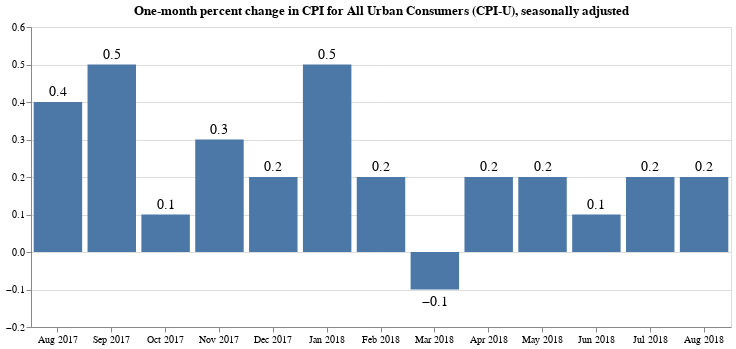

The code cell stored with this chart in its notebook:
### Markdown cell above
Draw the chart.

### Code cell
base = alt.Chart(
    last_13, 
    title="One-month percent change in CPI for All Urban Consumers (CPI-U), seasonally adjusted"
).properties(width=700)

bars = base.mark_bar().encode(
    x=alt.X(
        "date:O",
        timeUnit="yearmonth",
        axis=alt.Axis(title=None, labelAngle=0),
    ),
    y=alt.Y(
        "pct_change_rounded:Q",
        axis=alt.Axis(title=None),
        scale=alt.Scale(domain=[
            last_13['pct_change'].min()-0.1,
            last_13['pct_change'].max()+0.05
        ])
    )
)

text = base.encode(
    x=alt.X("date:O", timeUnit="yearmonth"),
    y="pct_change_rounded:Q",
    text='pct_change_rounded'
)

textAbove = text.transform_filter(alt.datum.pct_change > 0).mark_text(
    align='center',
    baseline='middle',
    fontSize=14,
    dy=-10
)

textBelow = text.transform_filter(alt.datum.pct_change < 0).mark_text(
    align='center',
    baseline='middle',
    fontSize=14,
    dy=12
)

bars + textAbove + textBelow

### Figure 1 — Vega-Lite specification as saved in the notebook (floating-point values rounded to 4 significant figures)
{"$schema": "https://vega.github.io/schema/vega-lite/v2.4.3.json", "config": {"view": {"height": 300, "width": 400}}, "layer": [{"data": {"values": [{"date": "2017-08-01", "pct_change": 0.4201, "pct_change_rounded": 0.4, "period_abbreviation": "AUG", "period_code": "M08", "period_id": "M08", "period_month": 8, "period_name": "August", "period_type": "monthly", "series_area_code": "0000", "series_area_id": "0000", "series_area_name": "U.S. city average", "series_id": "CUSR0000SA0", "series_items_code": "SA0", "series_items_id": "SA0", "series_items_name": "All items", "series_periodicity_code": "R", "series_periodicity_id": "R", "series_periodicity_name": "Monthly", "series_seasonally_adjusted": true, "series_survey": "All urban consumers", "series_title": "All items in U.S. city average, all urban consumers, seasonally adjusted", "value": 245.3, "year": 2017}, {"date": "2017-09-01", "pct_change": 0.4607, "pct_change_rounded": 0.5, "period_abbreviation": "SEP", "period_code": "M09", "period_id": "M09", "period_month": 9, "period_name": "September", "period_type": "monthly", "series_area_code": "0000", "series_area_id": "0000", "series_area_name": "U.S. city average", "series_id": "CUSR0000SA0", "series_items_code": "SA0", "series_items_id": "SA0", "series_items_name": "All items", "series_periodicity_code": "R", "series_periodicity_id": "R", "series_periodicity_name": "Monthly", "series_seasonally_adjusted": true, "series_survey": "All urban consumers", "series_title": "All items in U.S. city average, all urban consumers, seasonally adjusted", "value": 246.4, "year": 2017}, {"date": "2017-10-01", "pct_change": 0.07752, "pct_change_rounded": 0.1, "period_abbreviation": "OCT", "period_code": "M10", "period_id": "M10", "period_month": 10, "period_name": "October", "period_type": "monthly", "series_area_code": "0000", "series_area_id": "0000", "series_area_name": "U.S. city average", "series_id": "CUSR0000SA0", "series_items_code": "SA0", "series_items_id": "SA0", "series_items_name": "All items", "series_periodicity_code": "R", "series_periodicity_id": "R", "series_periodicity_name": "Monthly", "series_seasonally_adjusted": true, "series_survey": "All urban consumers", "series_title": "All items in U.S. city average, all urban consumers, seasonally adjusted", "value": 246.6, "year": 2017}, {"date": "2017-11-01", "pct_change": 0.3358, "pct_change_rounded": 0.3, "period_abbreviation": "NOV", "period_code": "M11", "period_id": "M11", "period_month": 11, "period_name": "November", "period_type": "monthly", "series_area_code": "0000", "series_area_id": "0000", "series_area_name": "U.S. city average", "series_id": "CUSR0000SA0", "series_items_code": "SA0", "series_items_id": "SA0", "series_items_name": "All items", "series_periodicity_code": "R", "series_periodicity_id": "R", "series_periodicity_name": "Monthly", "series_seasonally_adjusted": true, "series_survey": "All urban consumers", "series_title": "All items in U.S. city average, all urban consumers, seasonally adjusted", "value": 247.4, "year": 2017}, {"date": "2017-12-01", "pct_change": 0.2017, "pct_change_rounded": 0.2, "period_abbreviation": "DEC", "period_code": "M12", "period_id": "M12", "period_month": 12, "period_name": "December", "period_type": "monthly", "series_area_code": "0000", "series_area_id": "0000", "series_area_name": "U.S. city average", "series_id": "CUSR0000SA0", "series_items_code": "SA0", "series_items_id": "SA0", "series_items_name": "All items", "series_periodicity_code": "R", "series_periodicity_id": "R", "series_periodicity_name": "Monthly", "series_seasonally_adjusted": true, "series_survey": "All urban consumers", "series_title": "All items in U.S. city average, all urban consumers, seasonally adjusted", "value": 247.9, "year": 2017}, {"date": "2018-01-01", "pct_change": 0.5385, "pct_change_rounded": 0.5, "period_abbreviation": "JAN", "period_code": "M01", "period_id": "M01", "period_month": 1, "period_name": "January", "period_type": "monthly", "series_area_code": "0000", "series_area_id": "0000", "series_area_name": "U.S. city average", "series_id": "CUSR0000SA0", "series_items_code": "SA0", "series_items_id": "SA0", "series_items_name": "All items", "series_periodicity_code": "R", "series_periodicity_id": "R", "series_periodicity_name": "Monthly", "series_seasonally_adjusted": true, "series_survey": "All urban consumers", "series_title": "All items in U.S. city average, all urban consumers, seasonally adjusted", "value": 249.2, "year": 2018}, {"date": "2018-02-01", "pct_change": 0.1501, "pct_change_rounded": 0.2, "period_abbreviation": "FEB", "period_code": "M02", "period_id": "M02", "period_month": 2, "period_name": "February", "period_type": "monthly", "series_area_code": "0000", "series_area_id": "0000", "series_area_name": "U.S. city average", "series_id": "CUSR0000SA0", "series_items_code": "SA0", "series_items_id": "SA0", "series_items_name": "All items", "series_periodicity_code": "R", "series_periodicity_id": "R", "series_periodicity_name": "Monthly", "series_seasonally_adjusted": true, "series_survey": "All urban consumers", "series_title": "All items in U.S. city average, all urban consumers, seasonally adjusted", "value": 249.6, "year": 2018}, {"date": "2018-03-01", "pct_change": -0.0629, "pct_change_rounded": -0.1, "period_abbreviation": "MAR", "period_code": "M03", "period_id": "M03", "period_month": 3, "period_name": "March", "period_type": "monthly", "series_area_code": "0000", "series_area_id": "0000", "series_area_name": "U.S. city average", "series_id": "CUSR0000SA0", "series_items_code": "SA0", "series_items_id": "SA0", "series_items_name": "All items", "series_periodicity_code": "R", "series_periodicity_id": "R", "series_periodicity_name": "Monthly", "series_seasonally_adjusted": true, "series_survey": "All urban consumers", "series_title": "All items in U.S. city average, all urban consumers, seasonally adjusted", "value": 249.5, "year": 2018}, {"date": "2018-04-01", "pct_change": 0.2209, "pct_change_rounded": 0.2, "period_abbreviation": "APR", "period_code": "M04", "period_id": "M04", "period_month": 4, "period_name": "April", "period_type": "monthly", "series_area_code": "0000", "series_area_id": "0000", "series_area_name": "U.S. city average", "series_id": "CUSR0000SA0", "series_items_code": "SA0", "series_items_id": "SA0", "series_items_name": "All items", "series_periodicity_code": "R", "series_periodicity_id": "R", "series_periodicity_name": "Monthly", "series_seasonally_adjusted": true, "series_survey": "All urban consumers", "series_title": "All items in U.S. city average, all urban consumers, seasonally adjusted", "value": 250.0, "year": 2018}, {"date": "2018-05-01", "pct_change": 0.2088, "pct_change_rounded": 0.2, "period_abbreviation": "MAY", "period_code": "M05", "period_id": "M05", "period_month": 5, "period_name": "May", "period_type": "monthly", "series_area_code": "0000", "series_area_id": "0000", "series_area_name": "U.S. city average", "series_id": "CUSR0000SA0", "series_items_code": "SA0", "series_items_id": "SA0", "series_items_name": "All items", "series_periodicity_code": "R", "series_periodicity_id": "R", "series_periodicity_name": "Monthly", "series_seasonally_adjusted": true, "series_survey": "All urban consumers", "series_title": "All items in U.S. city average, all urban consumers, seasonally adjusted", "value": 250.5, "year": 2018}, {"date": "2018-06-01", "pct_change": 0.1285, "pct_change_rounded": 0.1, "period_abbreviation": "JUN", "period_code": "M06", "period_id": "M06", "period_month": 6, "period_name": "June", "period_type": "monthly", "series_area_code": "0000", "series_area_id": "0000", "series_area_name": "U.S. city average", "series_id": "CUSR0000SA0", "series_items_code": "SA0", "series_items_id": "SA0", "series_items_name": "All items", "series_periodicity_code": "R", "series_periodicity_id": "R", "series_periodicity_name": "Monthly", "series_seasonally_adjusted": true, "series_survey": "All urban consumers", "series_title": "All items in U.S. city average, all urban consumers, seasonally adjusted", "value": 250.9, "year": 2018}, {"date": "2018-07-01", "pct_change": 0.171, "pct_change_rounded": 0.2, "period_abbreviation": "JUL", "period_code": "M07", "period_id": "M07", "period_month": 7, "period_name": "July", "period_type": "monthly", "series_area_code": "0000", "series_area_id": "0000", "series_area_name": "U.S. city average", "series_id": "CUSR0000SA0", "series_items_code": "SA0", "series_items_id": "SA0", "series_items_name": "All items", "series_periodicity_code": "R", "series_periodicity_id": "R", "series_periodicity_name": "Monthly", "series_seasonally_adjusted": true, "series_survey": "All urban consumers", "series_title": "All items in U.S. city average, all urban consumers, seasonally adjusted", "value": 251.3, "year": 2018}, {"date": "2018-08-01", "pct_change": 0.2229, "pct_change_rounded": 0.2, "period_abbreviation": "AUG", "period_code": "M08", "period_id": "M08", "period_month": 8, "period_name": "August", "period_type": "monthly", "series_area_code": "0000", "series_area_id": "0000", "series_area_name": "U.S. city average", "series_id": "CUSR0000SA0", "series_items_code": "SA0", "series_items_id": "SA0", "series_items_name": "All items", "series_periodicity_code": "R", "series_periodicity_id": "R", "series_periodicity_name": "Monthly", "series_seasonally_adjusted": true, "series_survey": "All urban consumers", "series_title": "All items in U.S. city average, all urban consumers, seasonally adjusted", "value": 251.8, "year": 2018}]}, "encoding": {"x": {"axis": {"labelAngle": 0, "title": null}, "field": "date", "timeUnit": "yearmonth", "type": "ordinal"}, "y": {"axis": {"title": null}, "field": "pct_change_rounded", "scale": {"domain": [-0.1629, 0.5885]}, "type": "quantitative"}}, "mark": "bar", "title": "One-month percent change in CPI for All Urban Consumers (CPI-U), seasonally adjusted", "width": 700}, {"data": {"values": [{"date": "2017-08-01", "pct_change": 0.4201, "pct_change_rounded": 0.4, "period_abbreviation": "AUG", "period_code": "M08", "period_id": "M08", "period_month": 8, "period_name": "August", "period_type": "monthly", "series_area_code": "0000", "series_area_id": "0000", "series_area_name": "U.S. city average", "series_id": "CUSR0000SA0", "series_items_code": "SA0", "series_items_id": "SA0", "series_items_name": "All items", "series_periodicity_code": "R", "series_periodicity_id": "R", "series_periodicity_name": "Monthly", "series_seasonally_adjusted": true, "series_survey": "All urban consumers", "series_title": "All items in U.S. city average, all urban consumers, seasonally adjusted", "value": 245.3, "year": 2017}, {"date": "2017-09-01", "pct_change": 0.4607, "pct_change_rounded": 0.5, "period_abbreviation": "SEP", "period_code": "M09", "period_id": "M09", "period_month": 9, "period_name": "September", "period_type": "monthly", "series_area_code": "0000", "series_area_id": "0000", "series_area_name": "U.S. city average", "series_id": "CUSR0000SA0", "series_items_code": "SA0", "series_items_id": "SA0", "series_items_name": "All items", "series_periodicity_code": "R", "series_periodicity_id": "R", "series_periodicity_name": "Monthly", "series_seasonally_adjusted": true, "series_survey": "All urban consumers", "series_title": "All items in U.S. city average, all urban consumers, seasonally adjusted", "value": 246.4, "year": 2017}, {"date": "2017-10-01", "pct_change": 0.07752, "pct_change_rounded": 0.1, "period_abbreviation": "OCT", "period_code": "M10", "period_id": "M10", "period_month": 10, "period_name": "October", "period_type": "monthly", "series_area_code": "0000", "series_area_id": "0000", "series_area_name": "U.S. city average", "series_id": "CUSR0000SA0", "series_items_code": "SA0", "series_items_id": "SA0", "series_items_name": "All items", "series_periodicity_code": "R", "series_periodicity_id": "R", "series_periodicity_name": "Monthly", "series_seasonally_adjusted": true, "series_survey": "All urban consumers", "series_title": "All items in U.S. city average, all urban consumers, seasonally adjusted", "value": 246.6, "year": 2017}, {"date": "2017-11-01", "pct_change": 0.3358, "pct_change_rounded": 0.3, "period_abbreviation": "NOV", "period_code": "M11", "period_id": "M11", "period_month": 11, "period_name": "November", "period_type": "monthly", "series_area_code": "0000", "series_area_id": "0000", "series_area_name": "U.S. city average", "series_id": "CUSR0000SA0", "series_items_code": "SA0", "series_items_id": "SA0", "series_items_name": "All items", "series_periodicity_code": "R", "series_periodicity_id": "R", "series_periodicity_name": "Monthly", "series_seasonally_adjusted": true, "series_survey": "All urban consumers", "series_title": "All items in U.S. city average, all urban consumers, seasonally adjusted", "value": 247.4, "year": 2017}, {"date": "2017-12-01", "pct_change": 0.2017, "pct_change_rounded": 0.2, "period_abbreviation": "DEC", "period_code": "M12", "period_id": "M12", "period_month": 12, "period_name": "December", "period_type": "monthly", "series_area_code": "0000", "series_area_id": "0000", "series_area_name": "U.S. city average", "series_id": "CUSR0000SA0", "series_items_code": "SA0", "series_items_id": "SA0", "series_items_name": "All items", "series_periodicity_code": "R", "series_periodicity_id": "R", "series_periodicity_name": "Monthly", "series_seasonally_adjusted": true, "series_survey": "All urban consumers", "series_title": "All items in U.S. city average, all urban consumers, seasonally adjusted", "value": 247.9, "year": 2017}, {"date": "2018-01-01", "pct_change": 0.5385, "pct_change_rounded": 0.5, "period_abbreviation": "JAN", "period_code": "M01", "period_id": "M01", "period_month": 1, "period_name": "January", "period_type": "monthly", "series_area_code": "0000", "series_area_id": "0000", "series_area_name": "U.S. city average", "series_id": "CUSR0000SA0", "series_items_code": "SA0", "series_items_id": "SA0", "series_items_name": "All items", "series_periodicity_code": "R", "series_periodicity_id": "R", "series_periodicity_name": "Monthly", "series_seasonally_adjusted": true, "series_survey": "All urban consumers", "series_title": "All items in U.S. city average, all urban consumers, seasonally adjusted", "value": 249.2, "year": 2018}, {"date": "2018-02-01", "pct_change": 0.1501, "pct_change_rounded": 0.2, "period_abbreviation": "FEB", "period_code": "M02", "period_id": "M02", "period_month": 2, "period_name": "February", "period_type": "monthly", "series_area_code": "0000", "series_area_id": "0000", "series_area_name": "U.S. city average", "series_id": "CUSR0000SA0", "series_items_code": "SA0", "series_items_id": "SA0", "series_items_name": "All items", "series_periodicity_code": "R", "series_periodicity_id": "R", "series_periodicity_name": "Monthly", "series_seasonally_adjusted": true, "series_survey": "All urban consumers", "series_title": "All items in U.S. city average, all urban consumers, seasonally adjusted", "value": 249.6, "year": 2018}, {"date": "2018-03-01", "pct_change": -0.0629, "pct_change_rounded": -0.1, "period_abbreviation": "MAR", "period_code": "M03", "period_id": "M03", "period_month": 3, "period_name": "March", "period_type": "monthly", "series_area_code": "0000", "series_area_id": "0000", "series_area_name": "U.S. city average", "series_id": "CUSR0000SA0", "series_items_code": "SA0", "series_items_id": "SA0", "series_items_name": "All items", "series_periodicity_code": "R", "series_periodicity_id": "R", "series_periodicity_name": "Monthly", "series_seasonally_adjusted": true, "series_survey": "All urban consumers", "series_title": "All items in U.S. city average, all urban consumers, seasonally adjusted", "value": 249.5, "year": 2018}, {"date": "2018-04-01", "pct_change": 0.2209, "pct_change_rounded": 0.2, "period_abbreviation": "APR", "period_code": "M04", "period_id": "M04", "period_month": 4, "period_name": "April", "period_type": "monthly", "series_area_code": "0000", "series_area_id": "0000", "series_area_name": "U.S. city average", "series_id": "CUSR0000SA0", "series_items_code": "SA0", "series_items_id": "SA0", "series_items_name": "All items", "series_periodicity_code": "R", "series_periodicity_id": "R", "series_periodicity_name": "Monthly", "series_seasonally_adjusted": true, "series_survey": "All urban consumers", "series_title": "All items in U.S. city average, all urban consumers, seasonally adjusted", "value": 250.0, "year": 2018}, {"date": "2018-05-01", "pct_change": 0.2088, "pct_change_rounded": 0.2, "period_abbreviation": "MAY", "period_code": "M05", "period_id": "M05", "period_month": 5, "period_name": "May", "period_type": "monthly", "series_area_code": "0000", "series_area_id": "0000", "series_area_name": "U.S. city average", "series_id": "CUSR0000SA0", "series_items_code": "SA0", "series_items_id": "SA0", "series_items_name": "All items", "series_periodicity_code": "R", "series_periodicity_id": "R", "series_periodicity_name": "Monthly", "series_seasonally_adjusted": true, "series_survey": "All urban consumers", "series_title": "All items in U.S. city average, all urban consumers, seasonally adjusted", "value": 250.5, "year": 2018}, {"date": "2018-06-01", "pct_change": 0.1285, "pct_change_rounded": 0.1, "period_abbreviation": "JUN", "period_code": "M06", "period_id": "M06", "period_month": 6, "period_name": "June", "period_type": "monthly", "series_area_code": "0000", "series_area_id": "0000", "series_area_name": "U.S. city average", "series_id": "CUSR0000SA0", "series_items_code": "SA0", "series_items_id": "SA0", "series_items_name": "All items", "series_periodicity_code": "R", "series_periodicity_id": "R", "series_periodicity_name": "Monthly", "series_seasonally_adjusted": true, "series_survey": "All urban consumers", "series_title": "All items in U.S. city average, all urban consumers, seasonally adjusted", "value": 250.9, "year": 2018}, {"date": "2018-07-01", "pct_change": 0.171, "pct_change_rounded": 0.2, "period_abbreviation": "JUL", "period_code": "M07", "period_id": "M07", "period_month": 7, "period_name": "July", "period_type": "monthly", "series_area_code": "0000", "series_area_id": "0000", "series_area_name": "U.S. city average", "series_id": "CUSR0000SA0", "series_items_code": "SA0", "series_items_id": "SA0", "series_items_name": "All items", "series_periodicity_code": "R", "series_periodicity_id": "R", "series_periodicity_name": "Monthly", "series_seasonally_adjusted": true, "series_survey": "All urban consumers", "series_title": "All items in U.S. city average, all urban consumers, seasonally adjusted", "value": 251.3, "year": 2018}, {"date": "2018-08-01", "pct_change": 0.2229, "pct_change_rounded": 0.2, "period_abbreviation": "AUG", "period_code": "M08", "period_id": "M08", "period_month": 8, "period_name": "August", "period_type": "monthly", "series_area_code": "0000", "series_area_id": "0000", "series_area_name": "U.S. city average", "series_id": "CUSR0000SA0", "series_items_code": "SA0", "series_items_id": "SA0", "series_items_name": "All items", "series_periodicity_code": "R", "series_periodicity_id": "R", "series_periodicity_name": "Monthly", "series_seasonally_adjusted": true, "series_survey": "All urban consumers", "series_title": "All items in U.S. city average, all urban consumers, seasonally adjusted", "value": 251.8, "year": 2018}]}, "encoding": {"text": {"field": "pct_change_rounded", "type": "quantitative"}, "x": {"field": "date", "timeUnit": "yearmonth", "type": "ordinal"}, "y": {"field": "pct_change_rounded", "type": "quantitative"}}, "mark": {"align": "center", "baseline": "middle", "dy": -10, "fontSize": 14, "type": "text"}, "title": "One-month percent change in CPI for All Urban Consumers (CPI-U), seasonally adjusted", "transform": [{"filter": "(datum.pct_change > 0)"}], "width": 700}, {"data": {"values": [{"date": "2017-08-01", "pct_change": 0.4201, "pct_change_rounded": 0.4, "period_abbreviation": "AUG", "period_code": "M08", "period_id": "M08", "period_month": 8, "period_name": "August", "period_type": "monthly", "series_area_code": "0000", "series_area_id": "0000", "series_area_name": "U.S. city average", "series_id": "CUSR0000SA0", "series_items_code": "SA0", "series_items_id": "SA0", "series_items_name": "All items", "series_periodicity_code": "R", "series_periodicity_id": "R", "series_periodicity_name": "Monthly", "series_seasonally_adjusted": true, "series_survey": "All urban consumers", "series_title": "All items in U.S. city average, all urban consumers, seasonally adjusted", "value": 245.3, "year": 2017}, {"date": "2017-09-01", "pct_change": 0.4607, "pct_change_rounded": 0.5, "period_abbreviation": "SEP", "period_code": "M09", "period_id": "M09", "period_month": 9, "period_name": "September", "period_type": "monthly", "series_area_code": "0000", "series_area_id": "0000", "series_area_name": "U.S. city average", "series_id": "CUSR0000SA0", "series_items_code": "SA0", "series_items_id": "SA0", "series_items_name": "All items", "series_periodicity_code": "R", "series_periodicity_id": "R", "series_periodicity_name": "Monthly", "series_seasonally_adjusted": true, "series_survey": "All urban consumers", "series_title": "All items in U.S. city average, all urban consumers, seasonally adjusted", "value": 246.4, "year": 2017}, {"date": "2017-10-01", "pct_change": 0.07752, "pct_change_rounded": 0.1, "period_abbreviation": "OCT", "period_code": "M10", "period_id": "M10", "period_month": 10, "period_name": "October", "period_type": "monthly", "series_area_code": "0000", "series_area_id": "0000", "series_area_name": "U.S. city average", "series_id": "CUSR0000SA0", "series_items_code": "SA0", "series_items_id": "SA0", "series_items_name": "All items", "series_periodicity_code": "R", "series_periodicity_id": "R", "series_periodicity_name": "Monthly", "series_seasonally_adjusted": true, "series_survey": "All urban consumers", "series_title": "All items in U.S. city average, all urban consumers, seasonally adjusted", "value": 246.6, "year": 2017}, {"date": "2017-11-01", "pct_change": 0.3358, "pct_change_rounded": 0.3, "period_abbreviation": "NOV", "period_code": "M11", "period_id": "M11", "period_month": 11, "period_name": "November", "period_type": "monthly", "series_area_code": "0000", "series_area_id": "0000", "series_area_name": "U.S. city average", "series_id": "CUSR0000SA0", "series_items_code": "SA0", "series_items_id": "SA0", "series_items_name": "All items", "series_periodicity_code": "R", "series_periodicity_id": "R", "series_periodicity_name": "Monthly", "series_seasonally_adjusted": true, "series_survey": "All urban consumers", "series_title": "All items in U.S. city average, all urban consumers, seasonally adjusted", "value": 247.4, "year": 2017}, {"date": "2017-12-01", "pct_change": 0.2017, "pct_change_rounded": 0.2, "period_abbreviation": "DEC", "period_code": "M12", "period_id": "M12", "period_month": 12, "period_name": "December", "period_type": "monthly", "series_area_code": "0000", "series_area_id": "0000", "series_area_name": "U.S. city average", "series_id": "CUSR0000SA0", "series_items_code": "SA0", "series_items_id": "SA0", "series_items_name": "All items", "series_periodicity_code": "R", "series_periodicity_id": "R", "series_periodicity_name": "Monthly", "series_seasonally_adjusted": true, "series_survey": "All urban consumers", "series_title": "All items in U.S. city average, all urban consumers, seasonally adjusted", "value": 247.9, "year": 2017}, {"date": "2018-01-01", "pct_change": 0.5385, "pct_change_rounded": 0.5, "period_abbreviation": "JAN", "period_code": "M01", "period_id": "M01", "period_month": 1, "period_name": "January", "period_type": "monthly", "series_area_code": "0000", "series_area_id": "0000", "series_area_name": "U.S. city average", "series_id": "CUSR0000SA0", "series_items_code": "SA0", "series_items_id": "SA0", "series_items_name": "All items", "series_periodicity_code": "R", "series_periodicity_id": "R", "series_periodicity_name": "Monthly", "series_seasonally_adjusted": true, "series_survey": "All urban consumers", "series_title": "All items in U.S. city average, all urban consumers, seasonally adjusted", "value": 249.2, "year": 2018}, {"date": "2018-02-01", "pct_change": 0.1501, "pct_change_rounded": 0.2, "period_abbreviation": "FEB", "period_code": "M02", "period_id": "M02", "period_month": 2, "period_name": "February", "period_type": "monthly", "series_area_code": "0000", "series_area_id": "0000", "series_area_name": "U.S. city average", "series_id": "CUSR0000SA0", "series_items_code": "SA0", "series_items_id": "SA0", "series_items_name": "All items", "series_periodicity_code": "R", "series_periodicity_id": "R", "series_periodicity_name": "Monthly", "series_seasonally_adjusted": true, "series_survey": "All urban consumers", "series_title": "All items in U.S. city average, all urban consumers, seasonally adjusted", "value": 249.6, "year": 2018}, {"date": "2018-03-01", "pct_change": -0.0629, "pct_change_rounded": -0.1, "period_abbreviation": "MAR", "period_code": "M03", "period_id": "M03", "period_month": 3, "period_name": "March", "period_type": "monthly", "series_area_code": "0000", "series_area_id": "0000", "series_area_name": "U.S. city average", "series_id": "CUSR0000SA0", "series_items_code": "SA0", "series_items_id": "SA0", "series_items_name": "All items", "series_periodicity_code": "R", "series_periodicity_id": "R", "series_periodicity_name": "Monthly", "series_seasonally_adjusted": true, "series_survey": "All urban consumers", "series_title": "All items in U.S. city average, all urban consumers, seasonally adjusted", "value": 249.5, "year": 2018}, {"date": "2018-04-01", "pct_change": 0.2209, "pct_change_rounded": 0.2, "period_abbreviation": "APR", "period_code": "M04", "period_id": "M04", "period_month": 4, "period_name": "April", "period_type": "monthly", "series_area_code": "0000", "series_area_id": "0000", "series_area_name": "U.S. city average", "series_id": "CUSR0000SA0", "series_items_code": "SA0", "series_items_id": "SA0", "series_items_name": "All items", "series_periodicity_code": "R", "series_periodicity_id": "R", "series_periodicity_name": "Monthly", "series_seasonally_adjusted": true, "series_survey": "All urban consumers", "series_title": "All items in U.S. city average, all urban consumers, seasonally adjusted", "value": 250.0, "year": 2018}, {"date": "2018-05-01", "pct_change": 0.2088, "pct_change_rounded": 0.2, "period_abbreviation": "MAY", "period_code": "M05", "period_id": "M05", "period_month": 5, "period_name": "May", "period_type": "monthly", "series_area_code": "0000", "series_area_id": "0000", "series_area_name": "U.S. city average", "series_id": "CUSR0000SA0", "series_items_code": "SA0", "series_items_id": "SA0", "series_items_name": "All items", "series_periodicity_code": "R", "series_periodicity_id": "R", "series_periodicity_name": "Monthly", "series_seasonally_adjusted": true, "series_survey": "All urban consumers", "series_title": "All items in U.S. city average, all urban consumers, seasonally adjusted", "value": 250.5, "year": 2018}, {"date": "2018-06-01", "pct_change": 0.1285, "pct_change_rounded": 0.1, "period_abbreviation": "JUN", "period_code": "M06", "period_id": "M06", "period_month": 6, "period_name": "June", "period_type": "monthly", "series_area_code": "0000", "series_area_id": "0000", "series_area_name": "U.S. city average", "series_id": "CUSR0000SA0", "series_items_code": "SA0", "series_items_id": "SA0", "series_items_name": "All items", "series_periodicity_code": "R", "series_periodicity_id": "R", "series_periodicity_name": "Monthly", "series_seasonally_adjusted": true, "series_survey": "All urban consumers", "series_title": "All items in U.S. city average, all urban consumers, seasonally adjusted", "value": 250.9, "year": 2018}, {"date": "2018-07-01", "pct_change": 0.171, "pct_change_rounded": 0.2, "period_abbreviation": "JUL", "period_code": "M07", "period_id": "M07", "period_month": 7, "period_name": "July", "period_type": "monthly", "series_area_code": "0000", "series_area_id": "0000", "series_area_name": "U.S. city average", "series_id": "CUSR0000SA0", "series_items_code": "SA0", "series_items_id": "SA0", "series_items_name": "All items", "series_periodicity_code": "R", "series_periodicity_id": "R", "series_periodicity_name": "Monthly", "series_seasonally_adjusted": true, "series_survey": "All urban consumers", "series_title": "All items in U.S. city average, all urban consumers, seasonally adjusted", "value": 251.3, "year": 2018}, {"date": "2018-08-01", "pct_change": 0.2229, "pct_change_rounded": 0.2, "period_abbreviation": "AUG", "period_code": "M08", "period_id": "M08", "period_month": 8, "period_name": "August", "period_type": "monthly", "series_area_code": "0000", "series_area_id": "0000", "series_area_name": "U.S. city average", "series_id": "CUSR0000SA0", "series_items_code": "SA0", "series_items_id": "SA0", "series_items_name": "All items", "series_periodicity_code": "R", "series_periodicity_id": "R", "series_periodicity_name": "Monthly", "series_seasonally_adjusted": true, "series_survey": "All urban consumers", "series_title": "All items in U.S. city average, all urban consumers, seasonally adjusted", "value": 251.8, "year": 2018}]}, "encoding": {"text": {"field": "pct_change_rounded", "type": "quantitative"}, "x": {"field": "date", "timeUnit": "yearmonth", "type": "ordinal"}, "y": {"field": "pct_change_rounded", "type": "quantitative"}}, "mark": {"align": "center", "baseline": "middle", "dy": 12, "fontSize": 14, "type": "text"}, "title": "One-month percent change in CPI for All Urban Consumers (CPI-U), seasonally adjusted", "transform": [{"filter": "(datum.pct_change < 0)"}], "width": 700}]}
